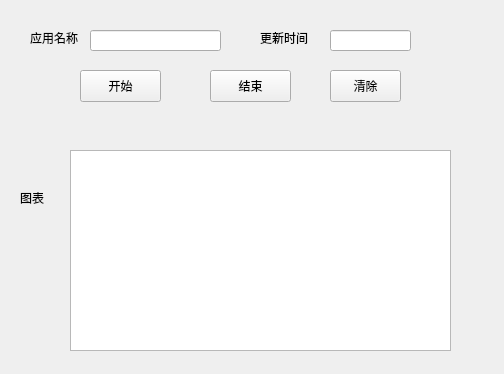
<?xml version="1.0" encoding="UTF-8"?>
<ui version="4.0">
 <class>Form</class>
 <widget class="QWidget" name="Form">
  <property name="geometry">
   <rect>
    <x>0</x>
    <y>0</y>
    <width>504</width>
    <height>374</height>
   </rect>
  </property>
  <property name="windowTitle">
   <string>Form</string>
  </property>
  <widget class="QLabel" name="pakagename">
   <property name="geometry">
    <rect>
     <x>30</x>
     <y>30</y>
     <width>60</width>
     <height>16</height>
    </rect>
   </property>
   <property name="text">
    <string>应用名称</string>
   </property>
  </widget>
  <widget class="QLineEdit" name="packege_name">
   <property name="geometry">
    <rect>
     <x>90</x>
     <y>30</y>
     <width>131</width>
     <height>21</height>
    </rect>
   </property>
  </widget>
  <widget class="QLabel" name="updateetime">
   <property name="geometry">
    <rect>
     <x>260</x>
     <y>30</y>
     <width>60</width>
     <height>16</height>
    </rect>
   </property>
   <property name="text">
    <string>更新时间</string>
   </property>
  </widget>
  <widget class="QLineEdit" name="update_time">
   <property name="geometry">
    <rect>
     <x>330</x>
     <y>30</y>
     <width>81</width>
     <height>21</height>
    </rect>
   </property>
  </widget>
  <widget class="QPushButton" name="start_btn">
   <property name="geometry">
    <rect>
     <x>80</x>
     <y>70</y>
     <width>81</width>
     <height>32</height>
    </rect>
   </property>
   <property name="text">
    <string>开始</string>
   </property>
  </widget>
  <widget class="QPushButton" name="stop_btn">
   <property name="geometry">
    <rect>
     <x>210</x>
     <y>70</y>
     <width>81</width>
     <height>32</height>
    </rect>
   </property>
   <property name="text">
    <string>结束</string>
   </property>
  </widget>
  <widget class="QPushButton" name="clear_btn">
   <property name="geometry">
    <rect>
     <x>330</x>
     <y>70</y>
     <width>71</width>
     <height>32</height>
    </rect>
   </property>
   <property name="text">
    <string>清除</string>
   </property>
  </widget>
  <widget class="QLabel" name="graph">
   <property name="geometry">
    <rect>
     <x>20</x>
     <y>190</y>
     <width>60</width>
     <height>16</height>
    </rect>
   </property>
   <property name="text">
    <string>图表</string>
   </property>
  </widget>
  <widget class="QGraphicsView" name="graph_photo">
   <property name="geometry">
    <rect>
     <x>70</x>
     <y>150</y>
     <width>381</width>
     <height>201</height>
    </rect>
   </property>
  </widget>
 </widget>
 <resources/>
 <connections/>
</ui>
